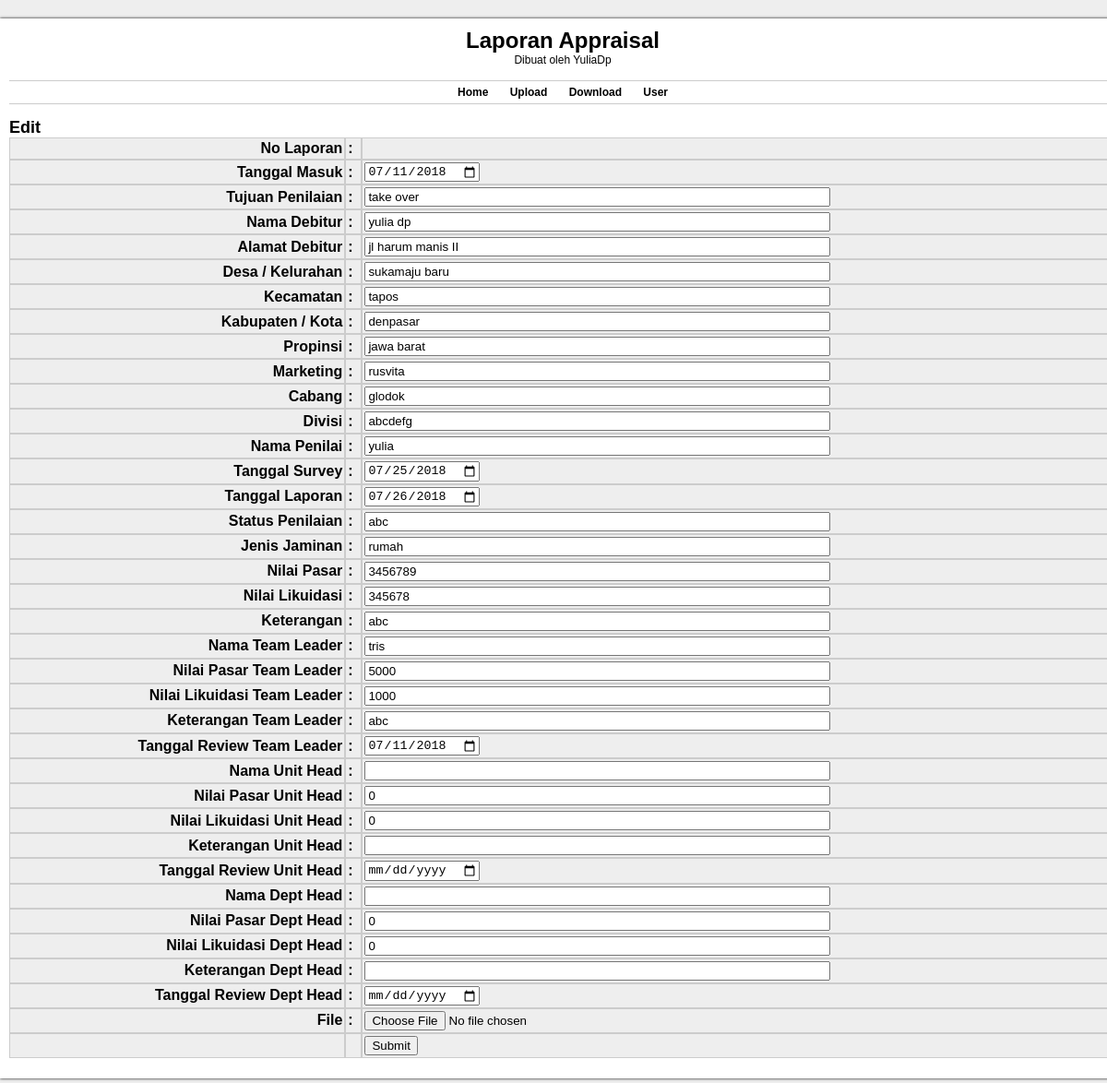
The app's page /edit-form.php?id=8 (signed in) with its own data.
### tables this page shows
CREATE TABLE `lpa` (
  `id_laporan` int(10) NOT NULL,
  `no_laporan` varchar(20) NOT NULL,
  `tanggal_masuk` date NOT NULL,
  `tujuan_penilaian` varchar(30) NOT NULL,
  `nama_debitur` varchar(50) NOT NULL,
  `alamat_debitur` varchar(100) NOT NULL,
  `desa_kelurahan` varchar(30) NOT NULL,
  `kecamatan` varchar(30) NOT NULL,
  `kabupaten_kota` varchar(30) NOT NULL,
  `propinsi` varchar(30) NOT NULL,
  `marketing` varchar(30) NOT NULL,
  `cabang` varchar(30) NOT NULL,
  `divisi` varchar(30) NOT NULL,
  `nama_penilai` varchar(30) NOT NULL,
  `tanggal_survey` date NOT NULL,
  `tanggal_laporan` date NOT NULL,
  `status_penilaian` varchar(30) NOT NULL,
  `jenis_jaminan` varchar(30) NOT NULL,
  `mv` decimal(10,0) NOT NULL,
  `lv` decimal(10,0) NOT NULL,
  `keterangan` text NOT NULL,
  `nama_tl` varchar(30) NOT NULL,
  `mv_tl` decimal(10,0) NOT NULL,
  `lv_tl` decimal(10,0) NOT NULL,
  `keterangan_tl` text NOT NULL,
  `tanggal_review_tl` date NOT NULL,
  `nama_uh` varchar(30) NOT NULL,
  `mv_uh` decimal(10,0) NOT NULL,
  `lv_uh` decimal(10,0) NOT NULL,
  `keterangan_uh` text NOT NULL,
  `tanggal_review_uh` date NOT NULL,
  `nama_dh` varchar(30) NOT NULL,
  `mv_dh` decimal(10,0) NOT NULL,
  `lv_dh` decimal(10,0) NOT NULL,
  `keterangan_dh` text NOT NULL,
  `tanggal_review_dh` date NOT NULL,
  `file` varchar(255) NOT NULL
);

### edit-form.php (the view, shortened to what this page needs)
<html>
<head>
     <link rel="stylesheet" type="text/css" href="../database/style.css">
</head>
<body>
    <div id="container">
    	<div id="header">
    		<h1>Laporan Appraisal</h1>
        	<span>Dibuat oleh YuliaDp</span>
        </div>
	 <div id="menu">
        	<a href="../database/index.php">Home</a>
            <a href="../database/upload.php">Upload</a>
            <a href="../database/download.php">Download</a>
            <a href="../database/user.php">User</a>
        </div>
         <div id="content">
        	<h2>Edit</h2>
            </div>
<?php
$id = $_GET['id'];
$query = mysql_query("select * from lpa where id_laporan='$id'") or die(mysql_error());
$data = mysql_fetch_array($query);
?>
<form name="update_data" action="update-form.php" method="post" enctype="multipart/form-data">
<table border="0" cellpadding="5" cellspacing="0">
 <table width="100%" align="center" border="0" bgcolor="#eee" cellpadding="2" cellspacing="0">
		<tr>
          <td align="right"><b>No Laporan</b></td>
          <td><b>:</b></td>
          <td><input type="text" name="no_laporan" size="60" value="<?php echo $data['no_laporan']; ?>" hidden /></td>
        </tr>
        <tr>
          <td align="right"><b>Tanggal Masuk</b></td>
          <td><b>:</b></td>
          <td><input type="date" name="tanggal_masuk" size="60" value="<?php echo $data['tanggal_masuk']; ?>" required /></td>
        </tr>
        <tr>
          <td align="right"><b>Tujuan Penilaian</b></td>
          <td><b>:</b></td>
          <td><input type="text" name="tujuan_penilaian" size="60" value="<?php echo $data['tujuan_penilaian']; ?>" required /></td>
        </tr>
        <tr>
          <td align="right"><b>Nama Debitur</b></td>
          <td><b>:</b></td>
          <td><input type="text" name="nama_debitur" size="60" value="<?php echo $data['nama_debitur']; ?>" required /></td>
        </tr>
        <tr>
          <td align="right"><b>Alamat Debitur</b></td>
          <td><b>:</b></td>
          <td><input type="text" name="alamat_debitur" size="60" value="<?php echo $data['alamat_debitur']; ?>" required /></td>
        </tr>
        <tr>
          <td align="right"><b>Desa / Kelurahan</b></td>
          <td><b>:</b></td>
          <td><input type="text" name="desa_kelurahan" size="60" value="<?php echo $data['desa_kelurahan']; ?>" required /></td>
        </tr>
        <tr>
          <td align="right"><b>Kecamatan</b></td>
          <td><b>:</b></td>
          <td><input type="text" name="kecamatan" size="60" value="<?php echo $data['kecamatan']; ?>" required /></td>
        </tr>
        <tr>
          <td align="right"><b>Kabupaten / Kota</b></td>
          <td><b>:</b></td>
          <td><input type="text" name="kabupaten_kota" size="60" value="<?php echo $data['kabupaten_kota']; ?>" required /></td>
        </tr>
        <tr>
          <td align="right"><b>Propinsi</b></td>
          <td><b>:</b></td>
          <td><input type="text" name="propinsi" size="60" value="<?php echo $data['propinsi']; ?>" required /></td>
        </tr>
        <tr>
          <td align="right"><b>Marketing</b></td>
          <td><b>:</b></td>
          <td><input type="text" name="marketing" size="60" value="<?php echo $data['marketing']; ?>" required /></td>
        </tr>
        <tr>
          <td align="right"><b>Cabang</b></td>
          <td><b>:</b></td>
          <td><input type="text" name="cabang" size="60" value="<?php echo $data['cabang']; ?>" required /></td>
        </tr>
        <tr>
          <td align="right"><b>Divisi</b></td>
          <td><b>:</b></td>
          <td><input type="text" name="divisi" size="60" value="<?php echo $data['divisi']; ?>" required /></td>
        </tr>
        <tr>
          <td align="right"><b>Nama Penilai</b></td>
          <td><b>:</b></td>
          <td><input type="text" name="nama_penilai" size="60" value="<?php echo $data['nama_penilai']; ?>" required /></td>
        </tr>
        <tr>
          <td align="right"><b>Tanggal Survey</b></td>
          <td><b>:</b></td>
          <td><input type="date" name="tanggal_survey" size="60" value="<?php echo $data['tanggal_survey']; ?>" required /></td>
        </tr>
        <tr>
          <td align="right"><b>Tanggal Laporan</b></td>
          <td><b>:</b></td>
          <td><input type="date" name="tanggal_laporan" size="60" value="<?php echo $data['tanggal_laporan']; ?>" required /></td>
        </tr>
        <tr>
          <td align="right"><b>Status Penilaian</b></td>
          <td><b>:</b></td>
          <td><input type="text" name="status_penilaian" size="60" value="<?php echo $data['status_penilaian']; ?>" required /></td>
        </tr>
        <tr>
          <td align="right"><b>Jenis Jaminan</b></td>
          <td><b>:</b></td>
          <td><input type="text" name="jenis_jaminan" size="60" value="<?php echo $data['jenis_jaminan']; ?>" required /></td>
        </tr>
        <tr>
          <td align="right"><b>Nilai Pasar</b></td>
          <td><b>:</b></td>
          <td><input type="decimal" name="mv" size="60" value="<?php echo $data['mv']; ?>" required /></td>
        </tr>
        <tr>
          <td align="right"><b>Nilai Likuidasi</b></td>
          <td><b>:</b></td>
          <td><input type="decimal" name="lv" size="60" value="<?php echo $data['lv']; ?>" required /></td>
        </tr>
        <tr>
          <td align="right"><b>Keterangan</b></td>
          <td><b>:</b></td>
          <td><input type="text" name="keterangan" size="60" height="100" value="<?php echo $data['keterangan']; ?>" required /></td>
        </tr>
        <tr>
          <td align="right"><b>Nama Team Leader</b></td>
          <td><b>:</b></td>
          <td><input type="text" name="nama_tl" size="60" value="<?php echo $data['nama_tl']; ?>" required /></td>
        </tr>
        <tr>
          <td align="right"><b>Nilai Pasar Team Leader</b></td>
          <td><b>:</b></td>
          <td><input type="text" name="mv_tl" size="60" value="<?php echo $data['mv_tl']; ?>" required /></td>
        </tr>
        <tr>
          <td align="right"><b>Nilai Likuidasi Team Leader</b></td>
          <td><b>:</b></td>
          <td><input type="text" name="lv_tl" size="60" value="<?php echo $data['lv_tl']; ?>" required /></td>
        </tr>
        <tr>
          <td align="right"><b>Keterangan Team Leader</b></td>
          <td><b>:</b></td>
          <td><input type="text" name="keterangan_tl" size="60" height="100" value="<?php echo $data['keterangan_tl']; ?>" required /></td>
        </tr>
        <tr>
          <td align="right"><b>Tanggal Review Team Leader</b></td>
          <td><b>:</b></td>
          <td><input type="date" name="tanggal_review_tl" size="60" value="<?php echo $data['tanggal_review_tl']; ?>" required /></td>
        </tr>
        <tr>
          <td align="right"><b>Nama Unit Head</b></td>
          <td><b>:</b></td>
          <td><input type="text" name="nama_uh" size="60" value="<?php echo $data['nama_uh']; ?>" required /></td>
        </tr>
        <tr>
          <td align="right"><b>Nilai Pasar Unit Head</b></td>
          <td><b>:</b></td>
          <td><input type="decimal" name="mv_uh" size="60" value="<?php echo $data['mv_uh']; ?>" required /></td>
        </tr>
        <tr>
          <td align="right"><b>Nilai Likuidasi Unit Head</b></td>
          <td><b>:</b></td>
          <td><input type="decimal" name="lv_uh" size="60" value="<?php echo $data['lv_uh']; ?>" required /></td>
        </tr>
        <tr>
          <td align="right"><b>Keterangan Unit Head</b></td>
          <td><b>:</b></td>
          <td><input type="text" name="keterangan_uh" size="60" height="100" value="<?php echo $data['keterangan_uh']; ?>" required /></td>
        </tr>
        <tr>
          <td align="right"><b>Tanggal Review Unit Head</b></td>
          <td><b>:</b></td>
          <td><input type="date" name="tanggal_review_uh" size="60" value="<?php echo $data['tanggal_review_uh']; ?>" required /></td>
        </tr>
        <tr>
          <td align="right"><b>Nama Dept Head</b></td>
          <td><b>:</b></td>
          <td><input type="text" name="nama_dh" size="60" value="<?php echo $data['nama_dh']; ?>" required /></td>
        </tr>
        <tr>
          <td align="right"><b>Nilai Pasar Dept Head</b></td>
          <td><b>:</b></td>
          <td><input type="decimal" name="mv_dh" size="60" value="<?php echo $data['mv_dh']; ?>" required /></td>
        </tr>
        <tr>
          <td align="right"><b>Nilai Likuidasi Dept Head</b></td>
          <td><b>:</b></td>
          <td><input type="decimal" name="lv_dh" size="60" value="<?php echo $data['lv_dh']; ?>" required /></td>
        </tr>
        <tr>
          <td align="right"><b>Keterangan Dept Head</b></td>
          <td><b>:</b></td>
          <td><input type="text" name="keterangan_dh" size="60" height="100" value="<?php echo $data['keterangan_dh']; ?>" required /></td>
        </tr>
        <tr>
          <td align="right"><b>Tanggal Review Dept Head</b></td>
          <td><b>:</b></td>
          <td><input type="date" name="tanggal_review_dh" size="60" value="<?php echo $data['tanggal_review_dh']; ?>" required /></td>
        </tr>
        <tr>
          <td align="right"><b>File</b></td>
          <td><b>:</b></td>
          <td><input type="file" name="file" value="<?php echo $data['file']; ?>" required /></td>
        </tr>
        <tr>
          <td>&nbsp;</td>
          <td>&nbsp;</td>
          <td><input type="submit" name="upload"  /></td>
        </tr>
      </table>
</form>
</body>
</html>

### style.css (style rules this page uses)
body { font-family:Tahoma, Geneva, sans-serif; font-size:12px; background-color:#eee; margin:0; padding:0; }
h1, h2, h3 { margin:0; padding:0; }
#container { width:1200px; margin:20px auto; padding:10px; background-color:#fff; box-shadow:0px 0px 3px #000; }
#header { text-align:center; }
#menu { text-align:center; margin:15px 0px; border-top:1px solid #CCC; border-bottom:1px solid #CCC; }
#menu a { display:inline-block; padding:5px 10px; text-decoration:none; color:#000; font-weight:bold; }
.table, th, td { border-collapse:collapse; border:1px solid #ccc; }

### records on screen
lpa: tanggal_masuk "07/11/2018", tujuan_penilaian "take over", nama_debitur "yulia dp", alamat_debitur "jl harum manis II", desa_kelurahan "sukamaju baru", kecamatan "tapos", kabupaten_kota "denpasar", propinsi "jawa barat", marketing "rusvita", cabang "glodok", divisi "abcdefg", nama_penilai "yulia", tanggal_survey "07/25/2018", tanggal_laporan "07/26/2018", status_penilaian "abc", jenis_jaminan "rumah", mv "3456789", lv "345678", keterangan "abc", nama_tl "tris", mv_tl "5000", lv_tl "1000", keterangan_tl "abc", tanggal_review_tl "07/11/2018", mv_uh "0", lv_uh "0", mv_dh "0", lv_dh "0"
